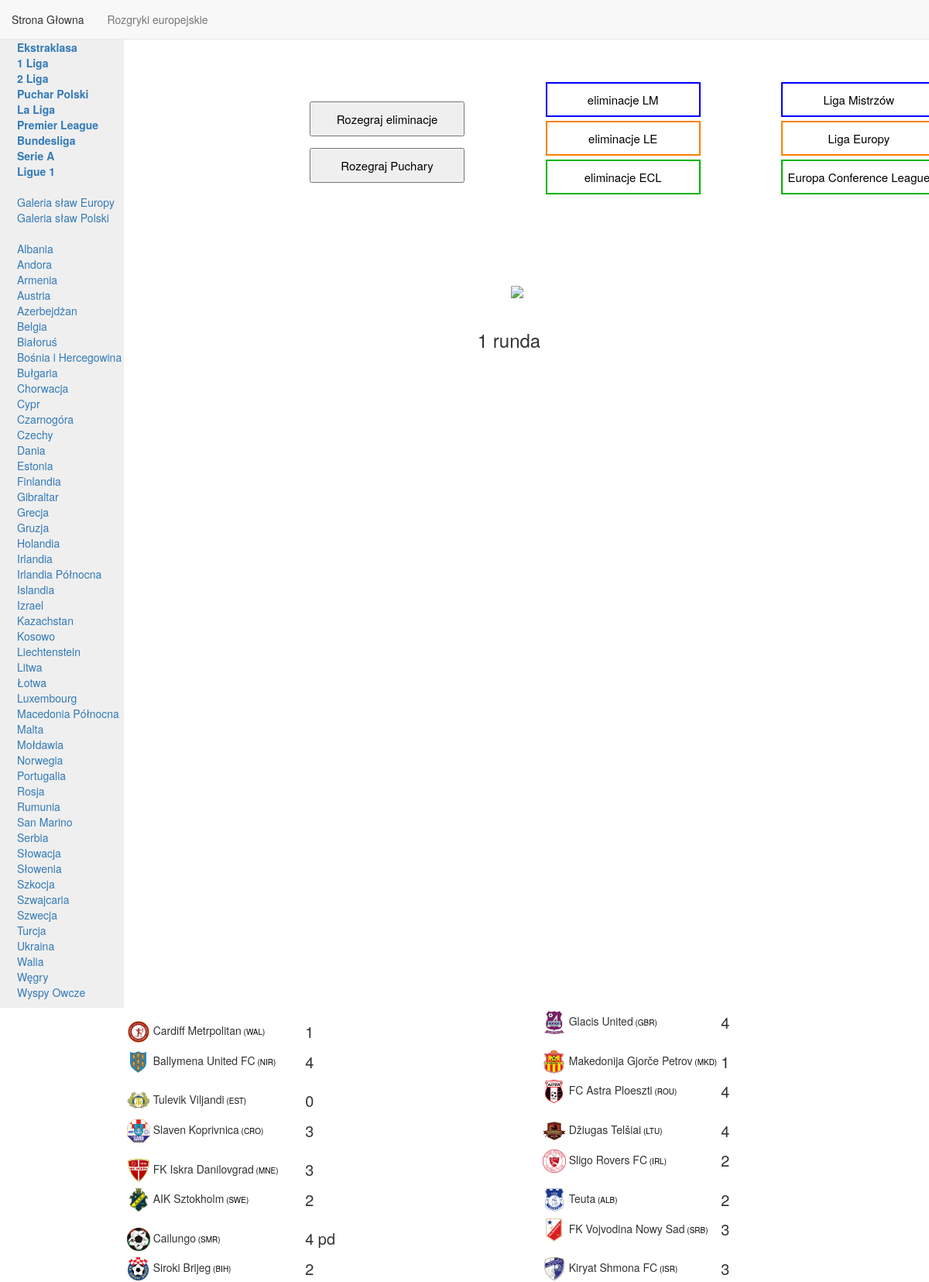
The app's page /first_app/eliminacje_LM/ (upper part) with its own data.
### first_app/models.py (models this page shows, shortened)
class Elim_LM_1(models.Model):
    name = models.CharField(max_length=264)
    strength = models.IntegerField(default=2000)
    image = models.ImageField(upload_to='upload/')
    last_scored = models.CharField(max_length=10,blank=True,default='')
    country = models.CharField(max_length=264, default='()')

### first_app/views.py (the view)
# urls.py: path('eliminacje_LM',views.eliminacje_LM,name='eliminacje_LM'),
def eliminacje_LM(request):
    LM_4 = Elim_LM_4.objects.all()
    LM_3 = Elim_LM_3.objects.all()
    LM_2 = Elim_LM_2.objects.all()
    LM_1 = Elim_LM_1.objects.all()
    dict = {'LM_4_records':LM_4,'LM_3_records':LM_3,'LM_2_records':LM_2,'LM_1_records':LM_1,}
    return render(request,'first_app/eliminacje_LM.html',context=dict)

### templates/first_app/eliminacje_LM.html (shortened to what this page needs)
<!DOCTYPE html>
{% include 'first_app/europa.html' %}
{% load static %}
{% load index %}
{% block body_block %}
<div class="container" style="margin-top:-1000px;margin-right:330px;">
	<h1 class="panel_nazwa" style="margin-top: 50px;margin-right:-20px;"><img src="{% static 'images/lm_herb.png' %}"></h1>
	<h3 class="panel_nazwa">1 runda</h3>
<ul class="drabinka">
  <table>
  {%for kl in LM_1_records %}
    {% if forloop.counter|add:2|divisibleby:2 %}
    <tr>
    {%else%}
    <tr class="separator">
    {%endif%}
  	<td>{% if kl.image %}
  <img src="{{ kl.image.url }}">
  			{% endif %}
  	{{ kl.name}}<a class="country"> {{kl.country}}</a></td>
        <td class="wynik">{{kl.last_scored }}</td>
  </tr>
  {% endfor %}
  </table>
</ul>
<br>
<br><br><br>
</div>
{% endblock %}

### templates/first_app/europa.html (shortened to what this page needs)
<!DOCTYPE html>
{% extends "first_app/index.html" %}
{% load static %}
{% block body_block2 %}
<div class="panel_przyciski" style="width:1000px;">
  <ul style="list-style-type:none;columns:3;margin-left:-250px;margin-top:50px;">
<li><form action="{% url 'eliminacje_season' %}" method="post" style="height:60px;margin-top:25px;">
   <button type="submit" class="przyciski_europa">Rozegraj eliminacje</button>
</form></li>
    <li><form action="{% url 'europa_season' %}" method="post" style="height:60px;">
       <button type="submit" class="przyciski_europa">Rozegraj Puchary</button>
    </form></li>
    <li>
         <a class="przyciski_europa" style="border: 2px solid blue; float:left;padding-top: 10px;" href="{% url 'first_app:eliminacje_LM' %}">eliminacje LM</a>
    </li>
    <li>
        <a class="przyciski_europa" style="border: 2px solid #ff8000; float:left;padding-top: 10px;" href="{% url 'first_app:eliminacje_LE' %}">eliminacje LE</a>
    </li>
    <li>
        <a class="przyciski_europa" style="border: 2px solid #00b300; float:left;padding-top: 10px;" href="{% url 'first_app:eliminacje_ECL' %}">eliminacje ECL</a>
    </li>
    <li>
        <a class="przyciski_europa" style="border: 2px solid blue; float:left;padding-top: 10px;" href="{% url 'first_app:LM' %}">Liga Mistrzów</a>
     </li>
    <li>
        <a class="przyciski_europa" style="border: 2px solid #ff8000; float:left;padding-top: 10px;" href="{% url 'first_app:LE' %}">Liga Europy</a>
    </li>
    <li>
        <a class="przyciski_europa" style="border: 2px solid #00b300; float:left;padding-top: 10px;" href="{% url 'first_app:ECL' %}">Europa Conference League</a>
    </li>
  </ul>
</div>
{% endblock %}

### templates/first_app/index.html (shortened to what this page needs)
<!DOCTYPE html>
{% load static %}
<html>
	<head>
		<link rel="stylesheet" href="{% static "css/style21.css" %}"/>
		<link rel="stylesheet" href="https://maxcdn.bootstrapcdn.com/bootstrap/3.3.7/css/bootstrap.min.css">
	</head>
	<body>
		<nav class="navbar navbar-default navbar-static-top">
				<ul class="nav navbar-nav">
					<li><a href="{% url 'first_app:index' %}">Strona Głowna</a></li>
					<li><a href="{% url 'first_app:europa' %}">Rozgryki europejskie</a></li>
				</ul>
		</nav>
		<div class="sticky_panel">
			<ul>
				<li><a href="{% url 'first_app:ekstraklasa' %}"><b>Ekstraklasa</b></a></li>
				<li><a href="{% url 'first_app:pier_liga' %}"><b>1 Liga</b></a></li>
				<li><a href="{% url 'first_app:druga_liga' %}"><b>2 Liga</b></a></li>
				<li><a href="{% url 'first_app:puchar' %}"><b>Puchar Polski</b></a></li>
				<li><a href="{% url 'first_app:hiszpania' %}"><b>La Liga</b></a></li>
				<li><a href="{% url 'first_app:anglia' %}"><b>Premier League</b></a></li>
				<li><a href="{% url 'first_app:niemcy' %}"><b>Bundesliga</b></a></li>
				<li><a href="{% url 'first_app:wlochy' %}"><b>Serie A</b></a></li>
				<li><a href="{% url 'first_app:francja' %}"><b>Ligue 1</b></a></li>
				<li style="margin-top: 20px;"><a href="{% url 'first_app:gallery_europa' %}">Galeria sław Europy</a></li>
				<li><a href="{% url 'first_app:gallery_polska' %}">Galeria sław Polski</a></li>
				<li style="margin-top: 20px;"><a href="{% url 'first_app:albania' %}">Albania</a></li>
				<li><a href="{% url 'first_app:andora' %}">Andora</a></li>
				<li><a href="{% url 'first_app:armenia' %}">Armenia</a></li>
				<li><a href="{% url 'first_app:austria' %}">Austria</a></li>
				<li><a href="{% url 'first_app:azerbejdzan' %}">Azerbejdżan</a></li>
				<li><a href="{% url 'first_app:belgia' %}">Belgia</a></li>
				<li><a href="{% url 'first_app:bialorus' %}">Białoruś</a></li>
				<li><a href="{% url 'first_app:bosnia' %}">Bośnia i Hercegowina</a></li>
				<li><a href="{% url 'first_app:bulgaria' %}">Bułgaria</a></li>
				<li><a href="{% url 'first_app:chorwacja' %}">Chorwacja</a></li>
				<li><a href="{% url 'first_app:cypr' %}">Cypr</a></li>
				<li><a href="{% url 'first_app:czarnogora' %}">Czarnogóra</a></li>
				<li><a href="{% url 'first_app:czechy' %}">Czechy</a></li>
				<li><a href="{% url 'first_app:dania' %}">Dania</a></li>
				<li><a href="{% url 'first_app:estonia' %}">Estonia</a></li>
				<li><a href="{% url 'first_app:finlandia' %}">Finlandia</a></li>
				<li><a href="{% url 'first_app:gibraltar' %}">Gibraltar</a></li>
				<li><a href="{% url 'first_app:grecja' %}">Grecja</a></li>
				<li><a href="{% url 'first_app:gruzja' %}">Gruzja</a></li>
				<li><a href="{% url 'first_app:holandia' %}">Holandia</a></li>
				<li><a href="{% url 'first_app:irlandia' %}">Irlandia</a></li>
				<li><a href="{% url 'first_app:irlandia_Pln' %}">Irlandia Północna</a></li>
				<li><a href="{% url 'first_app:islandia' %}">Islandia</a></li>
				<li><a href="{% url 'first_app:izrael' %}">Izrael</a></li>
				<li><a href="{% url 'first_app:kazachstan' %}">Kazachstan</a></li>
				<li><a href="{% url 'first_app:kosowo' %}">Kosowo</a></li>
				<li><a href="{% url 'first_app:liechtenstein' %}">Liechtenstein</a></li>
				<li><a href="{% url 'first_app:litwa' %}">Litwa</a></li>
				<li><a href="{% url 'first_app:lotwa' %}">Łotwa</a></li>
				<li><a href="{% url 'first_app:luxembourg' %}">Luxembourg</a></li>
				<li><a href="{% url 'first_app:macedonia' %}">Macedonia Północna</a></li>
				<li><a href="{% url 'first_app:malta' %}">Malta</a></li>
				<li><a href="{% url 'first_app:moldawia' %}">Mołdawia</a></li>
				<li><a href="{% url 'first_app:norwegia' %}">Norwegia</a></li>
				<li><a href="{% url 'first_app:portugalia' %}">Portugalia</a></li>
				<li><a href="{% url 'first_app:rosja' %}">Rosja</a></li>
				<li><a href="{% url 'first_app:rumunia' %}">Rumunia</a></li>
				<li><a href="{% url 'first_app:san_Marino' %}">San Marino</a></li>
				<li><a href="{% url 'first_app:serbia' %}">Serbia</a></li>
				<li><a href="{% url 'first_app:slowacja' %}">Słowacja</a></li>
				<li><a href="{% url 'first_app:slowenia' %}">Słowenia</a></li>
				<li><a href="{% url 'first_app:szkocja' %}">Szkocja</a></li>
				<li><a href="{% url 'first_app:szwajcaria' %}">Szwajcaria</a></li>
				<li><a href="{% url 'first_app:szwecja' %}">Szwecja</a></li>
				<li><a href="{% url 'first_app:turcja' %}">Turcja</a></li>
				<li><a href="{% url 'first_app:ukraina' %}">Ukraina</a></li>
				<li><a href="{% url 'first_app:walia' %}">Walia</a></li>
				<li><a href="{% url 'first_app:wegry' %}">Węgry</a></li>
				<li><a href="{% url 'first_app:wyspy_Owcze' %}">Wyspy Owcze</a></li>
			</ul>
		</div>
		<div class="panel_przyciski">
			{% block body_block2 %}{% endblock %}
		</div>
	</body>
</html>

### static/css/style21.css (style rules this page uses)
.sticky_panel { width: 160px; background-color: #EfEfEf; float:left; top: 0; margin-top: -20px; }
.sticky_panel ul { list-style-type:none; margin-left: -18px; font-size: 14px; }
.przyciski_europa { height:45px; width:200px; margin-left: 200px; margin-top: 5px; text-align:center; font-size: 15px; color: black; }
table,th,td { border: 0px solid black; margin-left: auto; margin-right: auto; }
.container { background-color: white; margin-left: 10px; }
.panel_przyciski { width: 1000px; margin-left: auto; margin-right: auto; }
.panel_nazwa { margin-left: auto; margin-right: auto; text-align: center; margin-top: 35px; }
.drabinka { width:50%; list-style-type:none; columns:2; width:1100px; }
.separator { border-top: 12px solid transparent; width:400px; }
.country { font-size:10px; color:black; }
.wynik { font-size: 20px; padding: 5px; width: 80px; }

### records on screen
Elim_LM_1: image (picture), name "Cardiff Metrpolitan", country "(WAL)", last_scored "1"
Elim_LM_1: image (picture), name "Ballymena United FC", country "(NIR)", last_scored "4"
Elim_LM_1: image (picture), name "Tulevik Viljandi", country "(EST)", last_scored "0"
Elim_LM_1: image (picture), name "Slaven Koprivnica", country "(CRO)", last_scored "3"
Elim_LM_1: image (picture), name "FK Iskra Danilovgrad", country "(MNE)", last_scored "3"
Elim_LM_1: image (picture), name "AIK Sztokholm", country "(SWE)", last_scored "2"
Elim_LM_1: image (picture), name "Cailungo", country "(SMR)", last_scored "4 pd"
Elim_LM_1: image (picture), name "Siroki Brijeg", country "(BIH)", last_scored "2"
Elim_LM_1: image (picture), name "Glacis United", country "(GBR)", last_scored "4"
Elim_LM_1: image (picture), name "Makedonija Gjorče Petrov", country "(MKD)", last_scored "1"
Elim_LM_1: image (picture), name "FC Astra Ploeszti", country "(ROU)", last_scored "4"
Elim_LM_1: image (picture), name "Džiugas Telšiai", country "(LTU)", last_scored "4"
Elim_LM_1: image (picture), name "Sligo Rovers FC", country "(IRL)", last_scored "2"
Elim_LM_1: image (picture), name "Teuta", country "(ALB)", last_scored "2"
Elim_LM_1: image (picture), name "FK Vojvodina Nowy Sad", country "(SRB)", last_scored "3"
Elim_LM_1: image (picture), name "Kiryat Shmona FC", country "(ISR)", last_scored "3"
